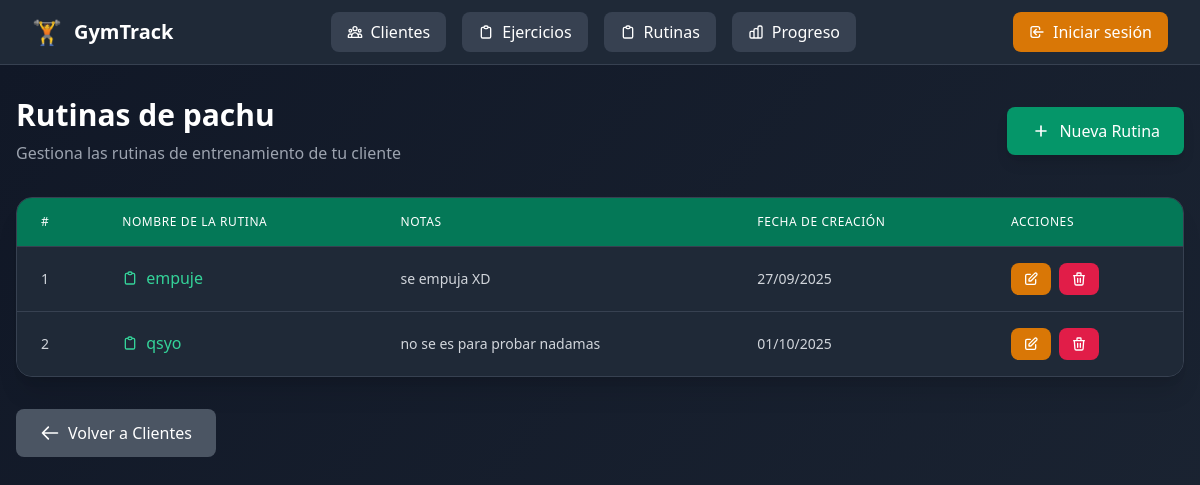
Page /clientes/1/ on the committed database.
### clientes/models.py (models this page shows, shortened)
class Cliente(models.Model):
    entrenadores = models.ManyToManyField(settings.AUTH_USER_MODEL, related_name="clientes")
    nombre = models.CharField(max_length=100)
    edad = models.PositiveIntegerField(null=True, blank=True)
    altura_cm = models.PositiveIntegerField(null=True, blank=True)
    peso_kg = models.FloatField(null=True, blank=True)
    lesiones = models.TextField(blank=True, help_text="Anotar lesiones o complicaciones")

### rutinas/models.py (models this page shows, shortened)
class Rutina(models.Model):
    cliente = models.ForeignKey(Cliente, on_delete=models.CASCADE, related_name="rutinas")
    nombre = models.CharField(max_length=100)
    descripcion = models.TextField(blank=True)
    fecha_creacion = models.DateField(auto_now_add=True)

### clientes/views.py (the view)
# urls.py: path("<int:pk>/", ClienteDetalleView.as_view(), name="detalle"),
class ClienteDetalleView(DetailView):
    model = Cliente
    template_name = "clientes/detalle.html"
    context_object_name = "cliente"

### clientes/templates/clientes/detalle.html (shortened to what this page needs)
{% extends "base.html" %}
{% block content %}
<div class="min-h-screen bg-gradient-to-br from-gray-900 to-gray-800 py-8 px-4">
  <div class="max-w-7xl mx-auto">
    <div class="flex flex-col sm:flex-row justify-between items-start sm:items-center mb-8 gap-4">
      <div>
        <h1 class="text-3xl font-bold text-white mb-2">Rutinas de {{ cliente.nombre }}</h1>
        <p class="text-gray-400">Gestiona las rutinas de entrenamiento de tu cliente</p>
      </div>
      <a href="{% url 'rutinas:crear_para_cliente' cliente.id %}" class="inline-flex items-center px-6 py-3 bg-emerald-600 hover:bg-emerald-500 text-white font-medium rounded-lg transition-colors shadow-lg">
        <svg class="w-5 h-5 mr-2" fill="none" stroke="currentColor" viewBox="0 0 24 24">
          <path stroke-linecap="round" stroke-linejoin="round" stroke-width="2" d="M12 6v6m0 0v6m0-6h6m-6 0H6"></path>
        </svg>
        Nueva Rutina
      </a>
    </div>
    {% if cliente.rutinas.all %}
    <div class="bg-gray-800 rounded-2xl shadow-xl border border-gray-700 overflow-hidden">
      <div class="overflow-x-auto">
        <table class="min-w-full divide-y divide-gray-700">
          <thead class="bg-emerald-700">
            <tr>
              <th class="px-6 py-4 text-left text-xs font-medium text-white uppercase tracking-wider">#</th>
              <th class="px-6 py-4 text-left text-xs font-medium text-white uppercase tracking-wider">Nombre de la Rutina</th>
              <th class="px-6 py-4 text-left text-xs font-medium text-white uppercase tracking-wider">Notas</th>
              <th class="px-6 py-4 text-left text-xs font-medium text-white uppercase tracking-wider">Fecha de creación</th>
              <th class="px-6 py-4 text-left text-xs font-medium text-white uppercase tracking-wider">Acciones</th>
            </tr>
          </thead>
          <tbody class="bg-gray-800 divide-y divide-gray-700">
            {% for rutina in cliente.rutinas.all %}
            <tr class="hover:bg-gray-750 transition-colors group">
              <td class="px-6 py-4 whitespace-nowrap text-sm font-medium text-gray-300">
                {{ forloop.counter }}
              </td>
              <td class="px-6 py-4 whitespace-nowrap">
                <a href="{% url 'rutinas:rutina_detalle' rutina.id %}" class="inline-flex items-center text-emerald-400 hover:text-emerald-300 font-medium transition-colors">
                  <svg class="w-4 h-4 mr-2" fill="none" stroke="currentColor" viewBox="0 0 24 24">
                    <path stroke-linecap="round" stroke-linejoin="round" stroke-width="2" d="M9 5H7a2 2 0 00-2 2v12a2 2 0 002 2h10a2 2 0 002-2V7a2 2 0 00-2-2h-2M9 5a2 2 0 002 2h2a2 2 0 002-2M9 5a2 2 0 012-2h2a2 2 0 012 2"></path>
                  </svg>
                  {{ rutina.nombre }}
                </a>
              </td>
              <td class="px-6 py-4">
                <div class="text-sm text-gray-300 max-w-xs">
                  {{ rutina.descripcion|default:"-"|truncatechars:60 }}
                </div>
              </td>
              <td class="px-6 py-4 whitespace-nowrap text-sm text-gray-300">
                {{ rutina.fecha_creacion|date:"d/m/Y" }}
              </td>
              <td class="px-6 py-4 whitespace-nowrap">
                <div class="flex space-x-2">
                  <a href="{% url 'rutinas:editar' rutina.pk %}" class="inline-flex items-center px-3 py-2 bg-amber-600 hover:bg-amber-500 text-white text-sm font-medium rounded-lg transition-colors" title="Editar rutina">
                    <svg class="w-4 h-4" fill="none" stroke="currentColor" viewBox="0 0 24 24">
                      <path stroke-linecap="round" stroke-linejoin="round" stroke-width="2" d="M11 5H6a2 2 0 00-2 2v11a2 2 0 002 2h11a2 2 0 002-2v-5m-1.414-9.414a2 2 0 112.828 2.828L11.828 15H9v-2.828l8.586-8.586z"></path>
                    </svg>
                  </a>
                  <a href="{% url 'rutinas:eliminar' rutina.pk %}" class="inline-flex items-center px-3 py-2 bg-rose-600 hover:bg-rose-500 text-white text-sm font-medium rounded-lg transition-colors" title="Eliminar rutina">
                    <svg class="w-4 h-4" fill="none" stroke="currentColor" viewBox="0 0 24 24">
                      <path stroke-linecap="round" stroke-linejoin="round" stroke-width="2" d="M19 7l-.867 12.142A2 2 0 0116.138 21H7.862a2 2 0 01-1.995-1.858L5 7m5 4v6m4-6v6m1-10V4a1 1 0 00-1-1h-4a1 1 0 00-1 1v3M4 7h16"></path>
                    </svg>
                  </a>
                </div>
              </td>
            </tr>
            {% endfor %}
          </tbody>
        </table>
      </div>
    </div>
    {% endif %}
    <div class="mt-8">
      <a href="{% url 'clientes:lista' %}" class="inline-flex items-center px-6 py-3 bg-gray-600 hover:bg-gray-500 text-white font-medium rounded-lg transition-colors">
        <svg class="w-5 h-5 mr-2" fill="none" stroke="currentColor" viewBox="0 0 24 24">
          <path stroke-linecap="round" stroke-linejoin="round" stroke-width="2" d="M10 19l-7-7m0 0l7-7m-7 7h18"></path>
        </svg>
        Volver a Clientes
      </a>
    </div>
  </div>
</div>
{% endblock %}

### rows in the picture
Cliente: nombre "pachu"
Rutina: nombre "empuje", descripcion "se empuja XD", fecha_creacion "27/09/2025"
Rutina: nombre "qsyo", descripcion "no se es para probar nadamas", fecha_creacion "01/10/2025"
